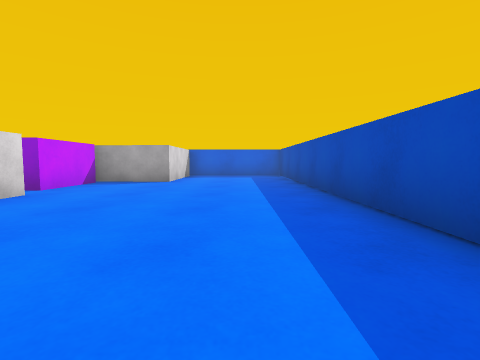
view 1 (above)

13 first-person views from a walk through a scene from a Unity 3-D project. The camera is 0.55 m above the floor, tilts 4° down and sees 85° across. The floor is counted in squares, 1 m on a side. Each view is taken from the middle of a square. On the plan, view 1 faces up. The plan holds only what a view shows up to about 9 squares ahead; the rest is blank. The player is left out.

view 2
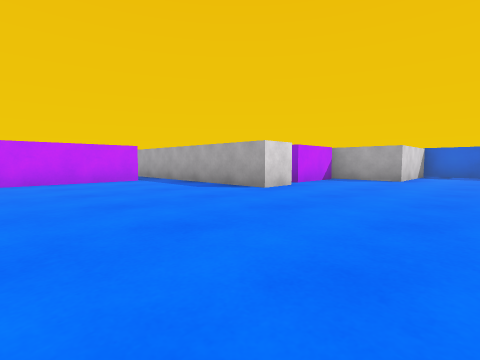

view 3
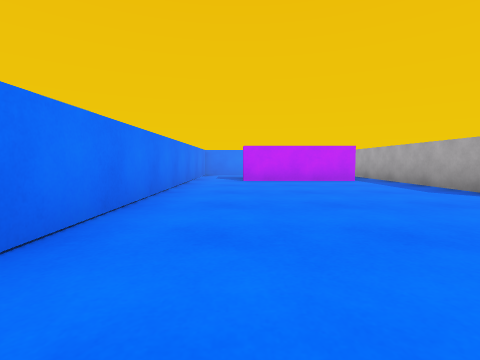

view 4
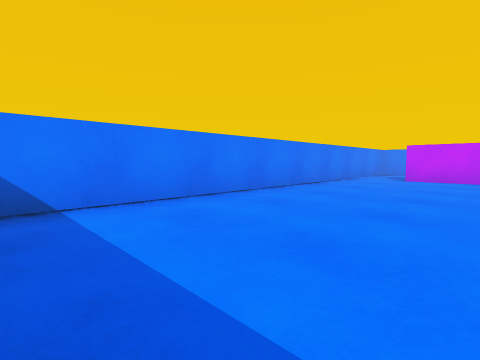

view 5
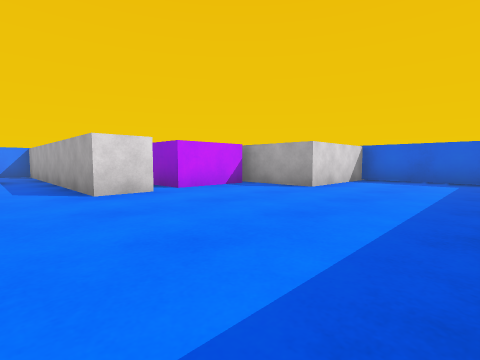

view 6
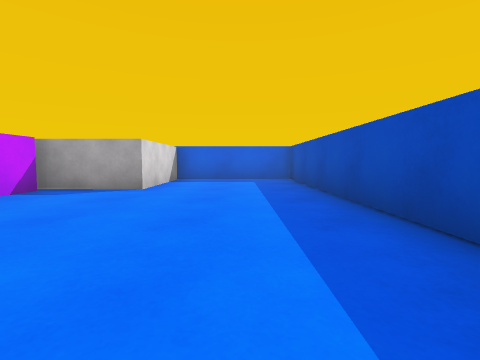

view 7
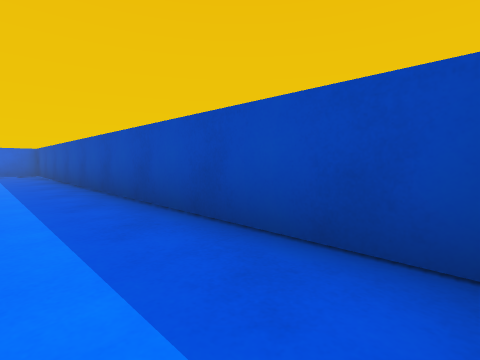

view 8
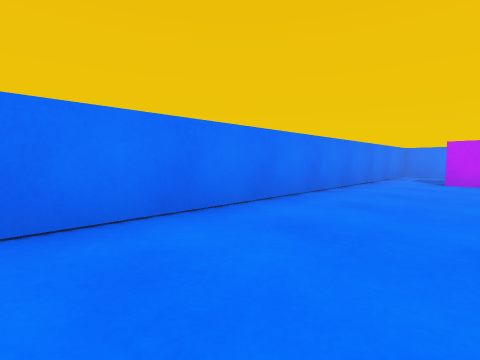

view 9
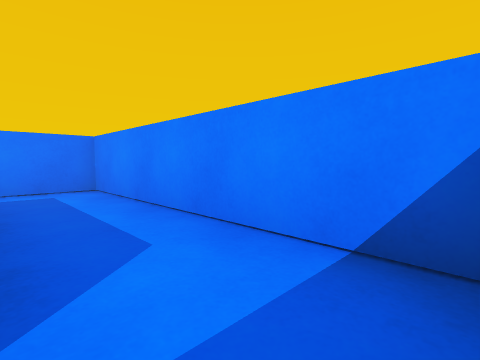

view 10
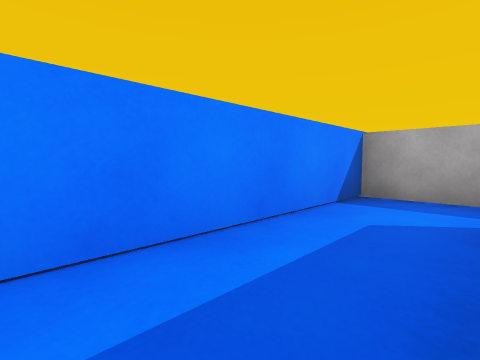

view 11
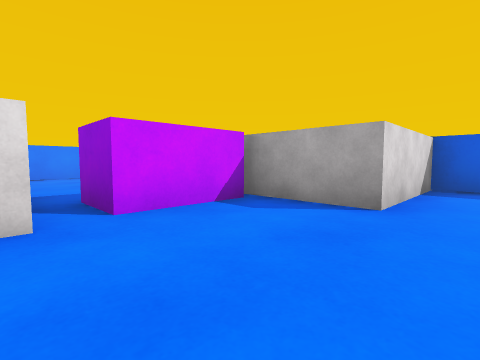

view 12
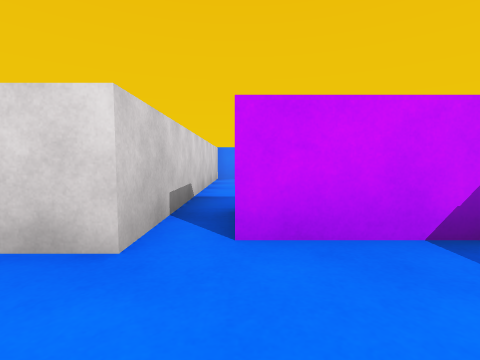

view 13
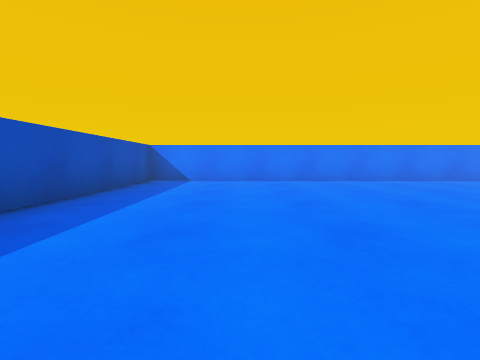

### Floor plan
Points are (right, up) in squares from view 1. A wall is a line through its corners. A room is listed if a view was taken in it or the views show most of it. See-through windows are left out.
Room 1 (views 1, 2, 3, 4, 5, 6, 7, 8, 11, 12, 13)
walls: (-5.5, 4.3) (-3.5, 4.3) (-3.5, 3.3) (-7.4, 3.3); (-7.5, 2.4) (-7.5, -1); (-7.4, -2.4) (1.5, -2.4) (1.5, 10.1) (-1.9, 10.1) (-1.9, 7.2) (-4.1, 7.2)
ways out: opening at (-8, -1.5) to room 2; opening at (-8, 3) to room 2
objects: purple block (-5, 5) to (-4, 6)
Room 2 (views 9, 10)
walls: (-7.4, 3.3) (-10.6, 3.3) (-10.6, -2.4) (-7.4, -2.4)
ways out: opening at (-8, -1.5) to room 1; opening at (-8, 3) to room 1

Where each view was taken, in squares from view 1:
view 1: 0 up, 0 right, facing up
view 2: 1 down, 0 right, facing up-left
view 3: 1 down, 0 right, facing left
view 4: 1 up, 1 right, facing down-left
view 5: 2 up, 1 right, facing up-left
view 6: 2 up, 0 right, facing up
view 7: 2 down, 0 right, facing up-right
view 8: 0 up, 0 right, facing down-left
view 9: 3 up, 9 left, facing down-left
view 10: 1 down, 9 left, facing up-left
view 11: 4 up, 1 left, facing up-left
view 12: 5 up, 2 left, facing left
view 13: 5 up, 1 left, facing down
